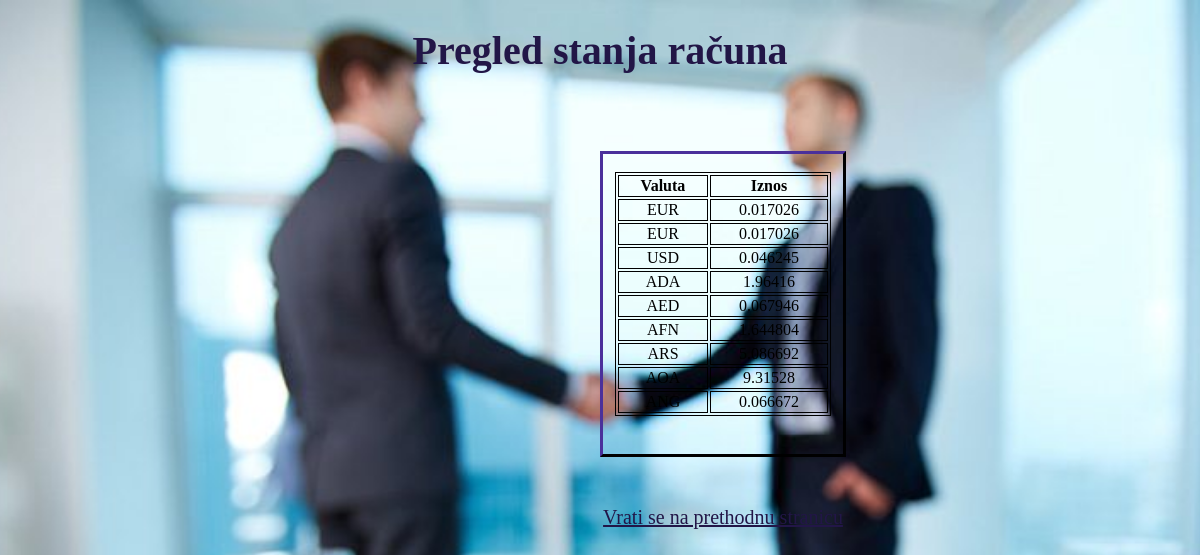
/balances (signed in), run on the app's committed database.
### database_models.py (models this page shows)
class OnlineAccount(db.Model, OnlineAccount.OnlineAccount):
    id = db.Column(db.Integer, primary_key=True)
    card_number = db.Column(db.Integer, unique=True, nullable=False)
    user_name = db.Column(db.String(20), nullable=False)
    user_email = db.Column(db.String(20), unique=True, nullable=False)
    balance = db.Column(db.Integer, nullable=False)
    EUR = db.Column(db.String())
    USD = db.Column(db.String())
    ADA = db.Column(db.String())
    AED = db.Column(db.String())
    AFN = db.Column(db.String())
    AMG = db.Column(db.String())
    ALL = db.Column(db.String())
    AMD = db.Column(db.String())
    ARS = db.Column(db.String())
    AOA = db.Column(db.String())
    ANG = db.Column(db.String())
    AUD = db.Column(db.String())
    AWAX = db.Column(db.String())
    AWG = db.Column(db.String())
    AZN = db.Column(db.String())

### auth.py (the view)
@auth.route('/balances', methods=["POST", "GET"])
@login_required
def balances():
    class item():
        def __init__(self, currency: str, value: int):
            self.currency = currency
            self.value = value
    acc = get_online_account(current_user.onlineCardNumber)
    my_accounts = []
    columns = [i[1] for i in db.engine.execute('PRAGMA table_info(online_account)')]
    columns = columns[5:]
    for x in columns:
        if x == 'EUR':
            it = item(x, acc.EUR)
        elif x == 'USD':
            it = item(x, acc.USD)
        elif x == 'ADA':
            it = item(x, acc.ADA)
        elif x == 'AED':
            it = item(x, acc.AED)
        elif x == 'AFN':
            it = item(x, acc.AFN)
        elif x == 'AMG':
            it = item(x, acc.AMG)
        elif x == 'ALL':
            it = item(x, acc.ALL)
        elif x == 'AMD':
            it = item(x, acc.AMD)
        elif x == 'ARS':
            it = item(x, acc.ARS)
        elif x == 'AOA':
            it = item(x, acc.AOA)
        elif x == 'ANG':
            it = item(x, acc.ANG)
        elif x == 'AUD':
            it = item(x, acc.AUD)
        elif x == 'AWAX':
            it = item(x, acc.AWAX)
        elif x == 'AWG':
            it = item(x, acc.AWG)
        elif x == 'AZN':
            it = item(x, acc.AZN)
        if it.value != None and it.value > 0:
            my_accounts.append(it)
    return render_template("balances.html", my_accounts=my_accounts)

### Models/User.py (called while the page is built)
    @property
    def is_active(self):
        return True

    @property
    def is_authenticated(self):
        return self.is_active

### auth.py (called while the page is built)
@login_manager.user_loader  # reload user obj from the user id stored in the session
def load_user(user_id):
    return User.query.get(user_id)

### database_functions.py (called while the page is built)
def get_online_account(acc_num):
    account = OnlineAccount.query.filter_by(card_number=acc_num).first()
    if account:
        return account
    print("Can't get online account form db")

### templates/balances.html (shortened to what this page needs)
<!DOCTYPE html>
<html lang="en">
<head>
</head>
<body>
  <h1>Pregled stanja računa</h1>
  <div class="myDiv">
    <br>
  <table width="90%" style="margin: 0 auto; border:1px solid;text-align:center">
    <tr>
      <th>Valuta </th>
      <th>Iznos </th>
    </tr>
      {% for item in my_accounts %}
    <tr>
      <td>{{item.currency}}</td>
      <td>{{item.value}}</td>
    </tr>
    {% endfor %}
  </table>
  <br>
  <br>
  <br>
  <br>
  <br>
  <a href="{{url_for('auth.back')}}">Vrati se na prethodnu stranicu </a>
  </div>
</body>
</html>

### templates/balances.html (style rules this page uses)
body, html { height: 100%; margin: 0; background: center/cover url("../static/bank.jpg") fixed no-repeat; }
a:link, a:visited { color: #221647; text-decoration: underline; cursor: pointer; font-size:20px; font-family: serif; }
h1 { text-align: center; font-size: 40px; color: #221647; font-family: serif; }
.myDiv { height: 300px; width: 20%; border: 3px outset #221647 ; text-align: center; position: relative; top: 50px; left: 600px; }
table, th, td { border:1px solid black; }

### data on the page
OnlineAccount: currency "EUR", value "0.017026", currency "USD", value "0.046245", currency "ADA", value "1.96416", currency "AED", value "0.067946", currency "AFN", value "1.644804", currency "ARS", value "5.086692", currency "AOA", value "9.31528", currency "ANG", value "0.066672"
